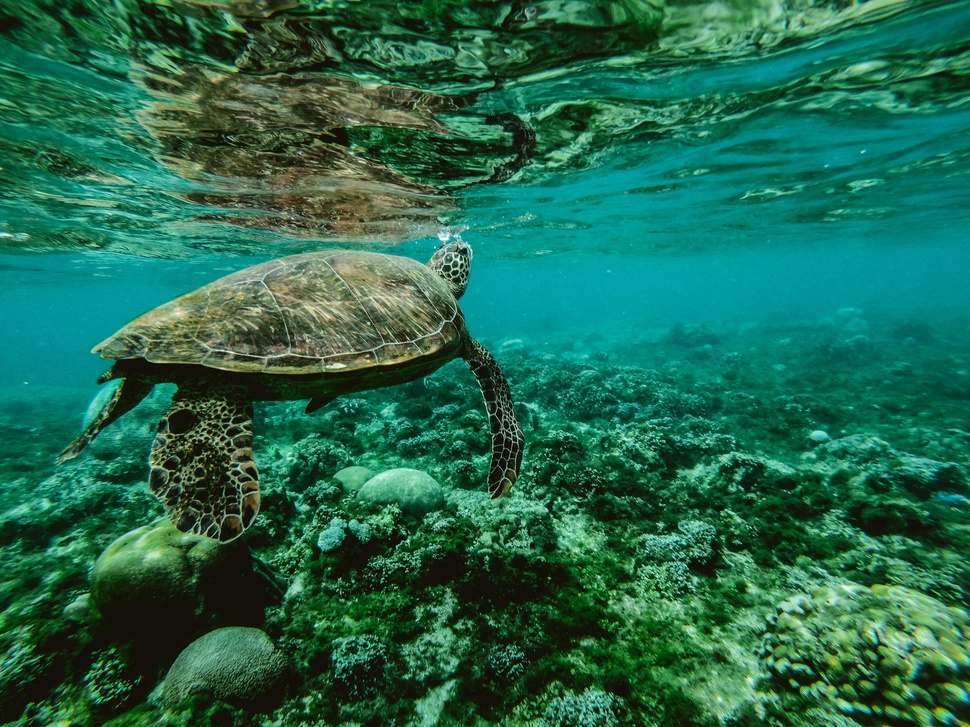
#> input picture python/pexel2.jpg, 970 x 727 px, shrunk from 4000 x 3000 before the run, found by its file name
$ python 'blow light.py'
#> lines starting #> are read from the running program, lines starting #| are printed output that depends on the picture
import cv2
import numpy as np
import matplotlib.pyplot as plt

def detect_low_brightness(image_path, brightness_threshold=50, low_brightness_ratio=0.6):
    """
    检测图像是否亮度不足，并绘制灰度分布直方图。

    参数：
        image_path: 图像文件路径。
        brightness_threshold: 低亮度阈值（默认50，0为全黑，255为全白）。
        low_brightness_ratio: 低亮度像素比例阈值（默认0.6，即60%以下为亮度不足）。

    返回：
        is_low_brightness: 是否亮度不足（布尔值）。
    """
#> called with image_path = 'd:\\GitHub\\wxkk\\python\\pexel2.jpg', brightness_threshold = 50, low_brightness_ratio = 0.6
    # 读取图像并转换为灰度
    image = cv2.imread(image_path, cv2.IMREAD_GRAYSCALE)
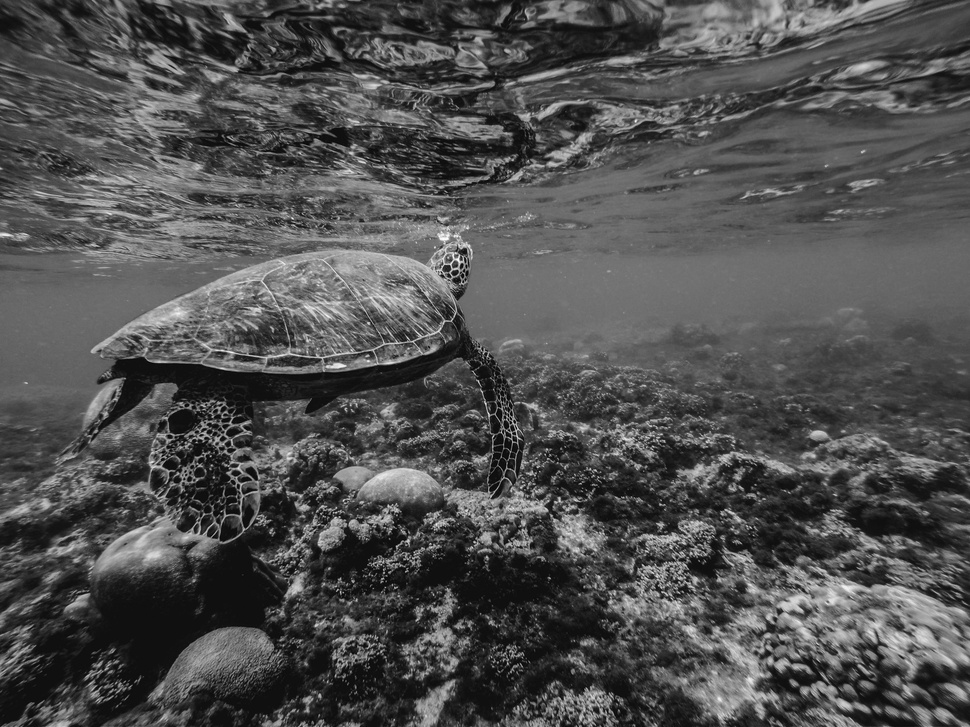
#> image: shape (727, 970); min 0, max 255, mean 79.8
    if image is None:
        raise ValueError("无法读取图像，请检查路径是否正确。")

    # 计算灰度直方图
    hist, bins = np.histogram(image.ravel(), bins=256, range=(0, 256))
#> hist = 256 values, max 17117 at index 16, min 0 at index 250, mean 2754.6; bins = 257 values from 0 to 256

    # 计算低亮度像素比例
    low_brightness_pixels = np.sum(hist[:brightness_threshold])  # 灰度值低于阈值的像素数
#> low_brightness_pixels = 195382
    total_pixels = image.size  # 图像总像素数
#> total_pixels = 705190
    low_brightness_ratio_actual = low_brightness_pixels / total_pixels
#> low_brightness_ratio_actual = 0.277

    # 判断是否亮度不足
    is_low_brightness = low_brightness_ratio_actual > low_brightness_ratio
#> is_low_brightness = False

    # 绘制灰度图和直方图
    plt.figure(figsize=(12, 6))

    # 显示灰度图像
    plt.subplot(1, 2, 1)
    plt.imshow(image, cmap='gray')
    plt.title("Gray Image")
    plt.axis("off")

    # 绘制灰度直方图
    plt.subplot(1, 2, 2)
    plt.bar(bins[:-1], hist, width=1, color='gray', edgecolor='black')
    plt.title("Gray Level Distribution")
    plt.xlabel("Gray Level")
    plt.ylabel("Pixel Count")
    plt.axvline(x=brightness_threshold, color='red', linestyle='--', label='Brightness Threshold')
    plt.legend()

    plt.tight_layout()
    plt.show()
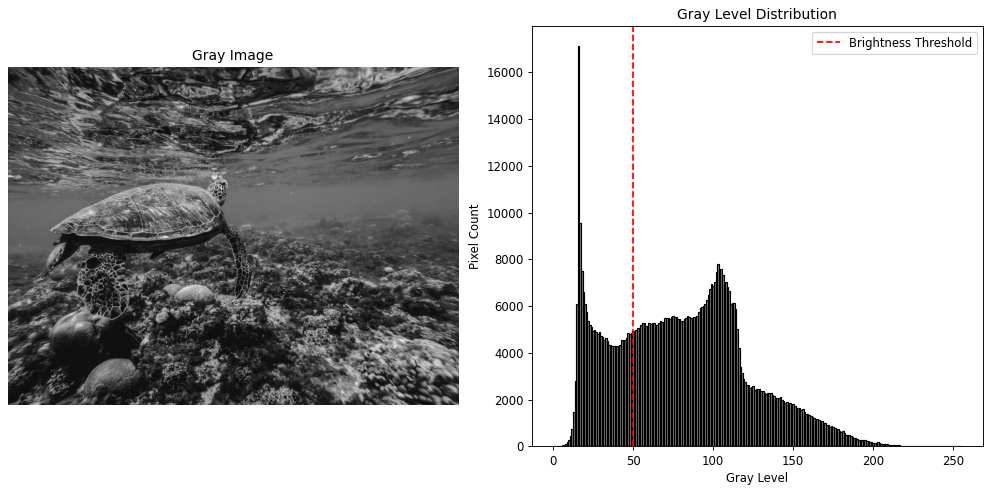
#> figure drawn by matplotlib, 2 panels; panel 2: tallest bar 17117 high, from x = 15.5 to 16.5

    # 打印检测结果
    print(f"低亮度像素比例: {low_brightness_ratio_actual:.2%}")
#| 低亮度像素比例: 27.71%
    print(f"是否亮度不足: {'是' if is_low_brightness else '否'}")
#| 是否亮度不足: 否

    return is_low_brightness

# 示例用法
image_path = "d:\GitHub\wxkk\python\\pexel2.jpg"  # 替换为你的图像路径
detect_low_brightness(image_path)

$ run again, with python/pexel1.jpg copied over python/pexel2.jpg
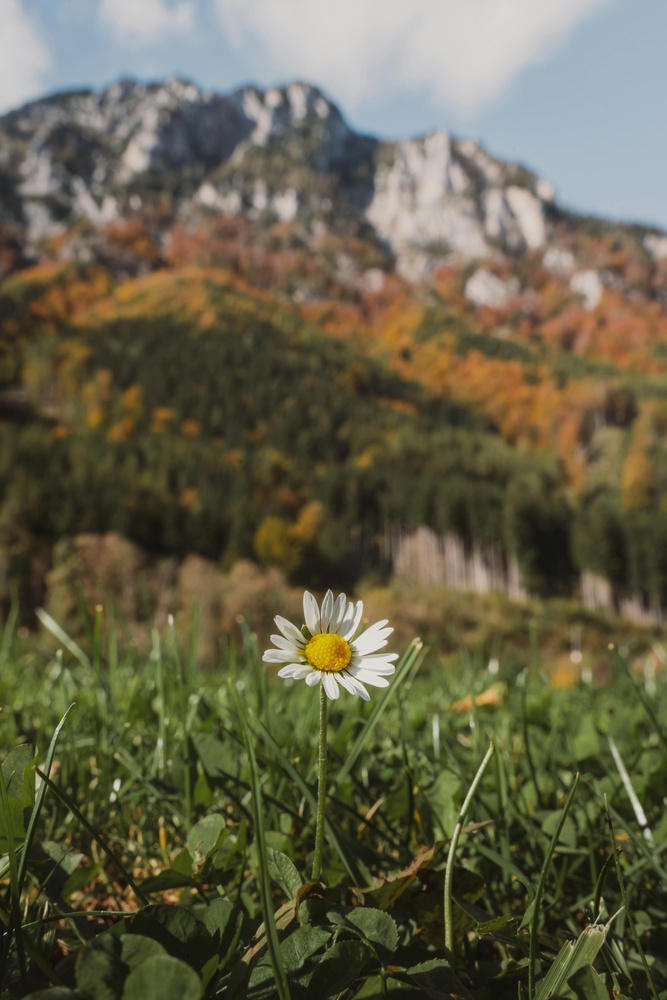
#> input picture python/pexel1.jpg, 667 x 1000 px, shrunk from 4896 x 7340 before the run, found by its file name
#> in detect_low_brightness, `image = cv2.imread(image_path, cv2.IMREAD_GRAYSCALE)`:
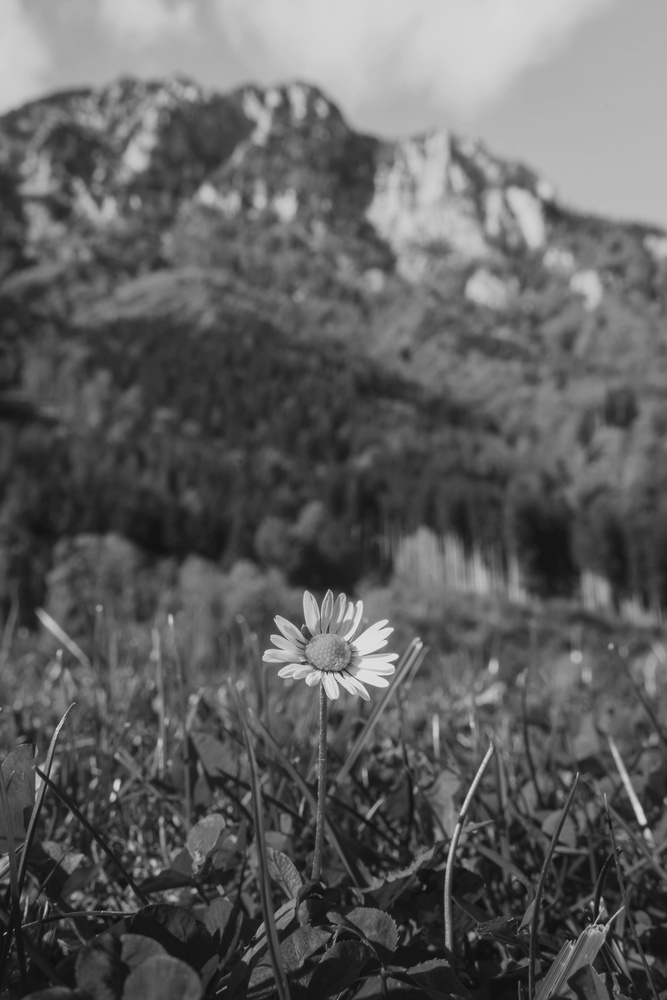
#> image: shape (1000, 667); min 12, max 231, mean 95.6
#> hist = 256 values, max 6634 at index 56, min 0 at index 0, mean 2605.5; bins = 257 values from 0 to 256
#> low_brightness_pixels = 120376
#> low_brightness_ratio_actual = 0.18
#> is_low_brightness = False
#> in detect_low_brightness, `plt.show()`:
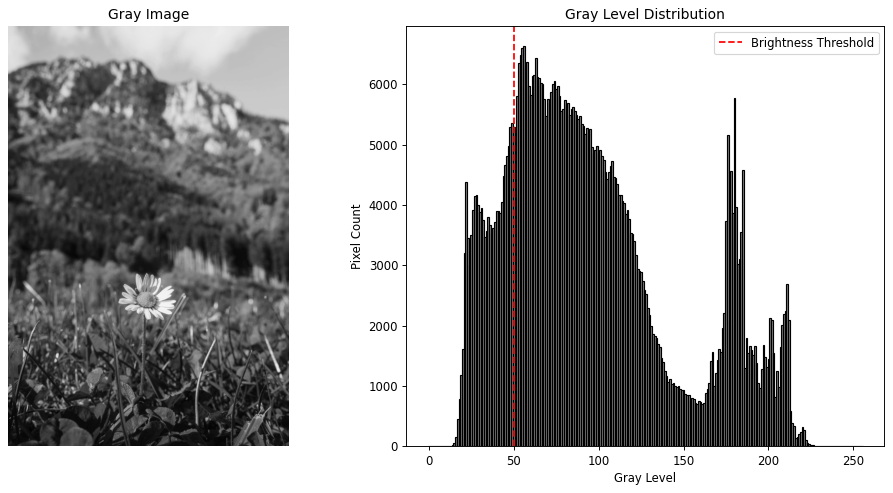
#> figure drawn by matplotlib, 2 panels; panel 2: tallest bar 6634 high, from x = 55.5 to 56.5
#| 低亮度像素比例: 18.05%
#| 是否亮度不足: 否

$ run again, with python/image.png saved as python/pexel2.jpg
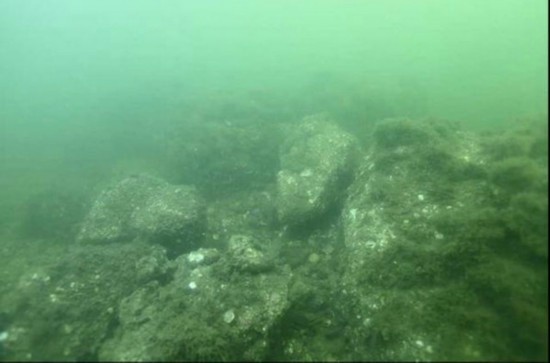
#> input picture python/image.png, 550 x 363 px, found by its file name
#> in detect_low_brightness, `image = cv2.imread(image_path, cv2.IMREAD_GRAYSCALE)`:
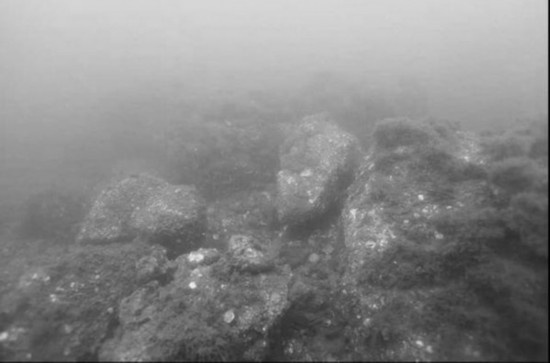
#> image: shape (363, 550); min 1, max 235, mean 135.1
#> hist = 256 values, max 1863 at index 118, min 0 at index 0, mean 779.9; bins = 257 values from 0 to 256
#> low_brightness_pixels = 2527
#> low_brightness_ratio_actual = 0.0127
#> is_low_brightness = False
#> in detect_low_brightness, `plt.show()`:
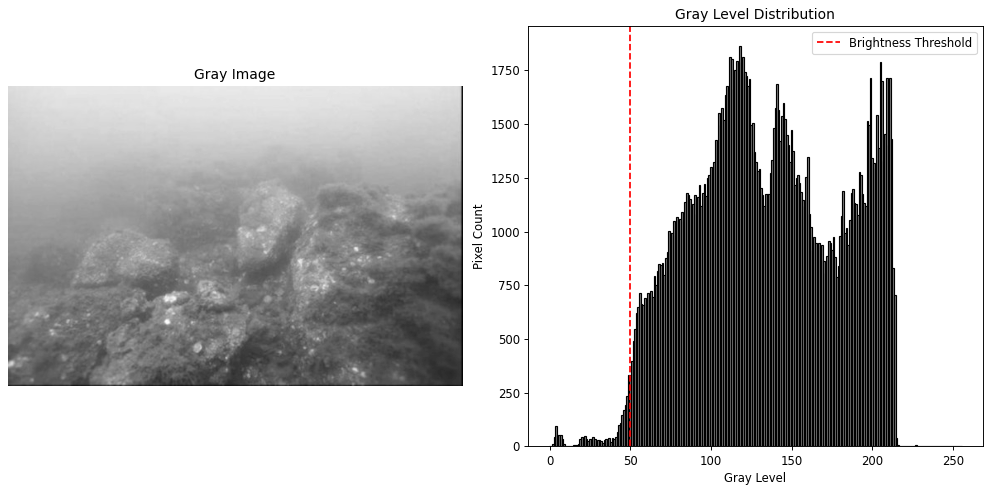
#> figure drawn by matplotlib, 2 panels; panel 2: tallest bar 1863 high, from x = 117.5 to 118.5
#| 低亮度像素比例: 1.27%
#| 是否亮度不足: 否

$ run again, with python/image_044.png saved as python/pexel2.jpg
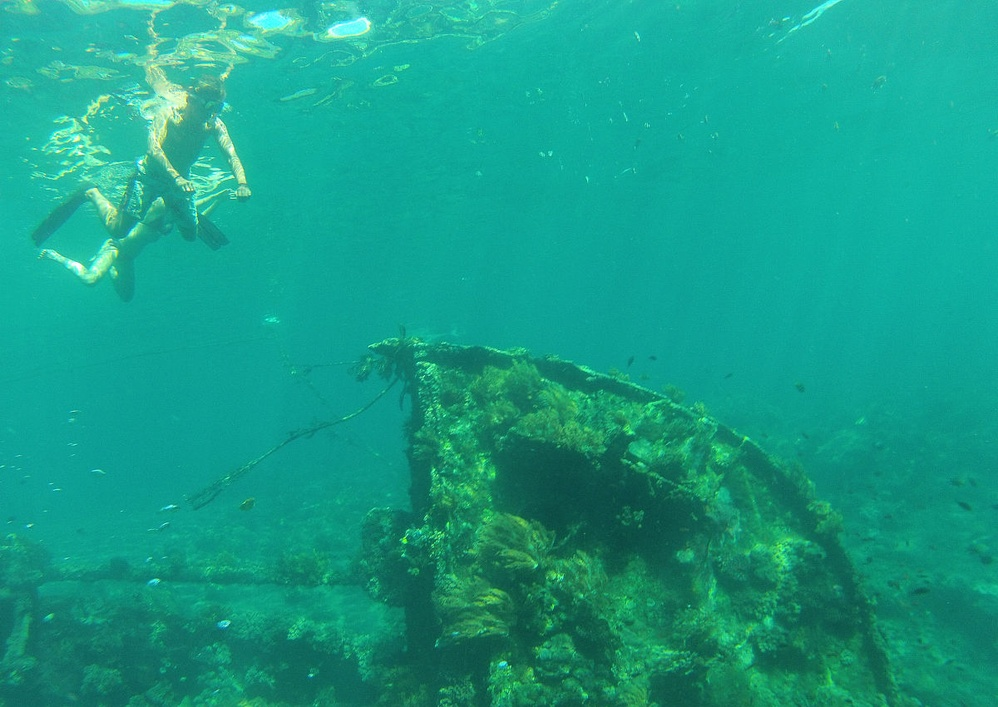
#> input picture python/image_044.png, 998 x 707 px, shrunk from 1200 x 850 before the run, found by its file name
#> in detect_low_brightness, `image = cv2.imread(image_path, cv2.IMREAD_GRAYSCALE)`:
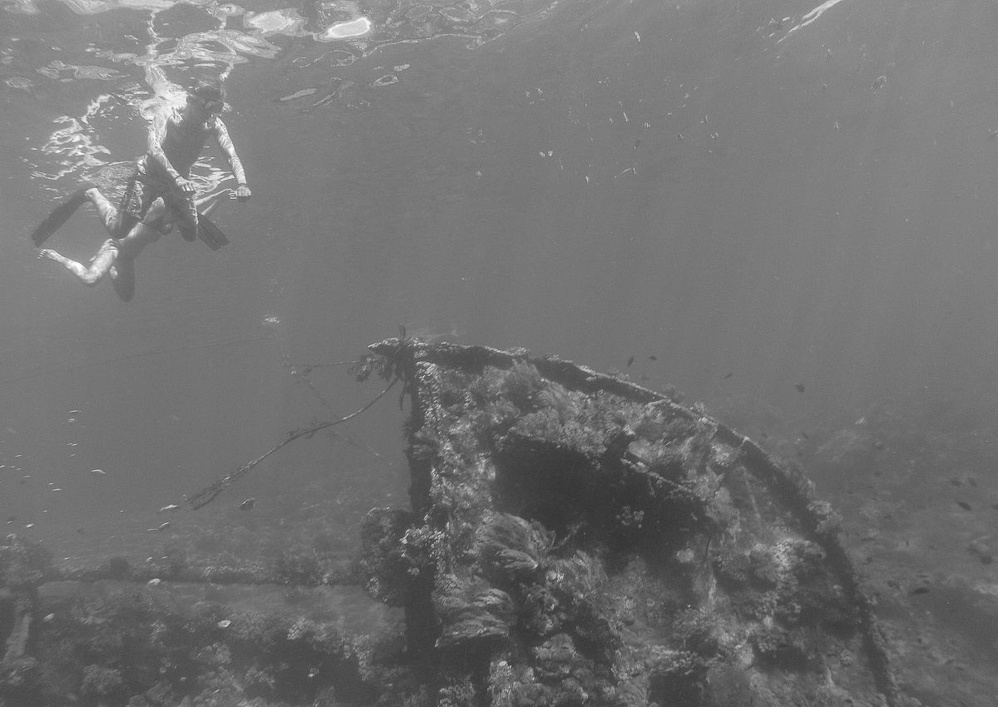
#> image: shape (707, 998); min 47, max 255, mean 114.3
#> hist = 256 values, max 23418 at index 118, min 0 at index 0, mean 2756.2; bins = 257 values from 0 to 256
#> low_brightness_pixels = 1
#> low_brightness_ratio_actual = 1.42e-06
#> is_low_brightness = False
#> in detect_low_brightness, `plt.show()`:
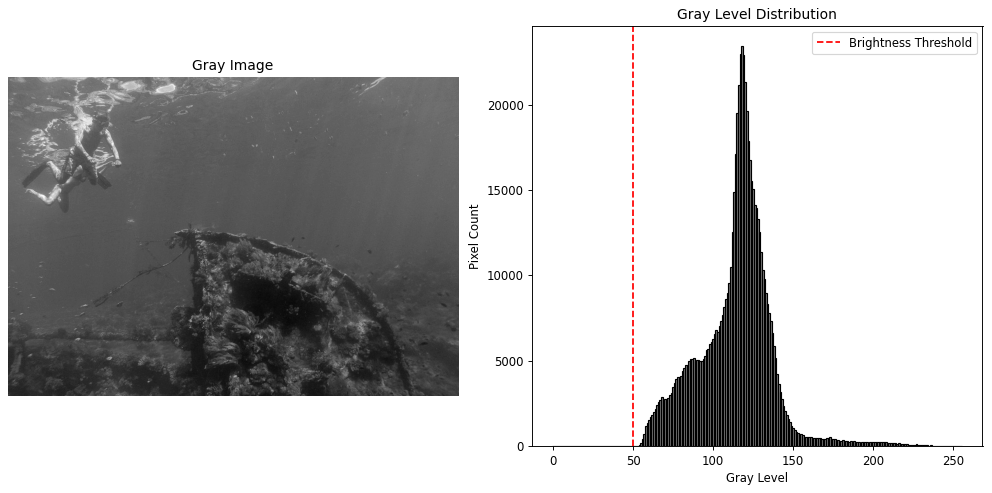
#> figure drawn by matplotlib, 2 panels; panel 2: tallest bar 23418 high, from x = 117.5 to 118.5
#| 低亮度像素比例: 0.00%
#| 是否亮度不足: 否
